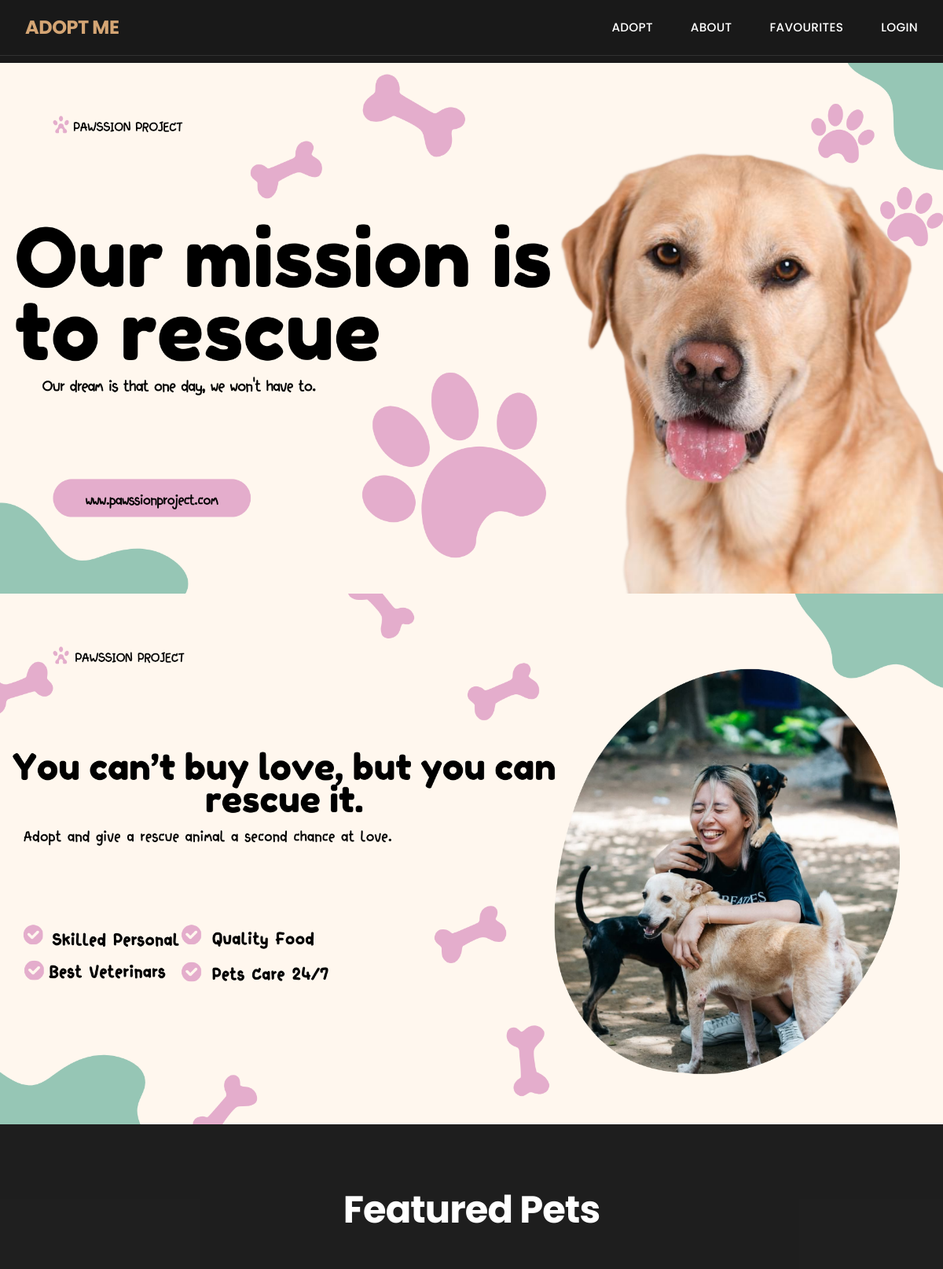
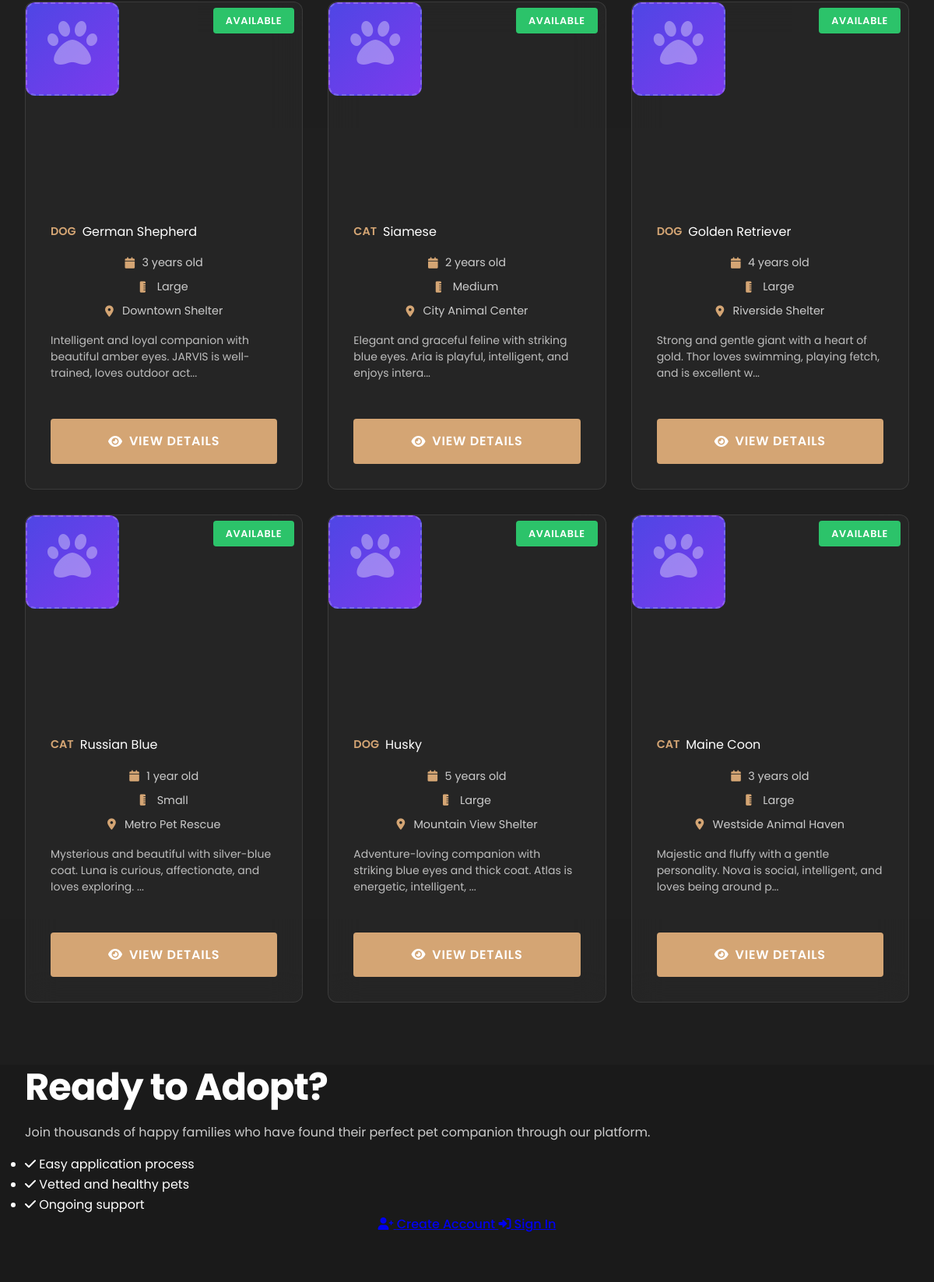
The page / (upper part) on the database its author committed (2 pictures, top to bottom).
### tables this page shows
CREATE TABLE pets (
            id INTEGER PRIMARY KEY AUTOINCREMENT,
            name TEXT NOT NULL,
            species TEXT NOT NULL,
            breed TEXT NOT NULL,
            age INTEGER NOT NULL,
            gender TEXT NOT NULL,
            size TEXT NOT NULL,
            description TEXT,
            special_needs TEXT,
            vaccination_status TEXT,
            photo_filename TEXT,
            location TEXT,
            status TEXT DEFAULT 'available',
            created_at TIMESTAMP DEFAULT CURRENT_TIMESTAMP
        );

### app.py (the view)
@app.route('/')
def index():
    conn = get_db_connection()
    featured_pets = conn.execute('''
        SELECT * FROM pets WHERE status = 'available'
        ORDER BY created_at DESC LIMIT 6
    ''').fetchall()
    conn.close()
    return render_template('index.html', pets=featured_pets)

### app.py (called while the page is built)
def get_db_connection():
    conn = sqlite3.connect('pet_adoption.db')
    conn.row_factory = sqlite3.Row
    return conn

### templates/index.html (shortened to what this page needs)
{% extends "base.html" %}
{% block content %}
<section class="mission-images-section">
    <img src="{{ url_for('static', filename='images/1.png') }}" alt="Mission Dog" class="mission-img">
    <img src="{{ url_for('static', filename='images/2.png') }}" alt="Mission Rescue" class="mission-img">
</section>
{% if pets %}
<section class="featured-pets-section">
    <div class="container">
        <h2 class="featured-pets-title" data-aos="fade-up">Featured Pets</h2>
        <div class="featured-pets-grid">
            {% for pet in pets %}
            <div class="modern-pet-card" data-aos="fade-up" data-aos-delay="{{ loop.index * 100 }}">
                <div class="pet-card-image">
                    {% if pet.photo_filename %}
                    <img src="{{ url_for('static', filename='images/' + pet.photo_filename) }}" class="pet-image"
                        alt="{{ pet.name }}">
                    {% else %}
                    <div class="pet-image-placeholder">
                        <i class="fas fa-paw"></i>
                    </div>
                    {% endif %}
                    <div class="pet-status-badge">
                        <span class="status-available">Available</span>
                    </div>
                </div>
                <div class="pet-card-content">
                    <div class="pet-info-header">
                        <span class="pet-species">{{ pet.species | title }}</span>
                        <span class="pet-breed">{{ pet.breed }}</span>
                    </div>
                    <div class="pet-details">
                        <div class="pet-detail">
                            <i class="fas fa-calendar"></i>
                            <span>{{ pet.age }} {% if pet.age == 1 %}year{% else %}years{% endif %} old</span>
                        </div>
                        <div class="pet-detail">
                            <i class="fas fa-ruler-vertical"></i>
                            <span>{{ pet.size | title }}</span>
                        </div>
                        <div class="pet-detail">
                            <i class="fas fa-map-marker-alt"></i>
                            <span>{{ pet.location }}</span>
                        </div>
                    </div>
                    <p class="pet-description">
                        {{ pet.description[:100] }}{% if pet.description|length > 100 %}...{% endif %}
                    </p>
                    <a href="{{ url_for('pet_detail', pet_id=pet.id) }}" class="pet-card-btn">
                        <i class="fas fa-eye"></i>
                        <span>View Details</span>
                    </a>
                </div>
            </div>
            {% endfor %}
        </div>
    </div>
</section>
{% endif %}
<div class="bg-gray-800 py-20">
    <div class="container mx-auto px-4">
        <div class="grid grid-cols-1 md:grid-cols-2 gap-12 items-center">
            <div data-aos="fade-right">
                <h2 class="text-3xl font-bold mb-6">Ready to Adopt?</h2>
                <p class="text-xl text-gray-300 mb-8">Join thousands of happy families who have found their perfect pet
                    companion through our platform.</p>
                <ul class="list-unstyled space-y-3">
                    <li class="flex items-center" data-aos="fade-right" data-aos-delay="100">
                        <i class="fas fa-check text-green-500 mr-3"></i>
                        <span>Easy application process</span>
                    </li>
                    <li class="flex items-center" data-aos="fade-right" data-aos-delay="200">
                        <i class="fas fa-check text-green-500 mr-3"></i>
                        <span>Vetted and healthy pets</span>
                    </li>
                    <li class="flex items-center" data-aos="fade-right" data-aos-delay="300">
                        <i class="fas fa-check text-green-500 mr-3"></i>
                        <span>Ongoing support</span>
                    </li>
                </ul>
            </div>
            <div class="text-center" data-aos="fade-left">
                {% if not session.user_id %}
                <a href="{{ url_for('register') }}"
                    class="btn btn-success bg-green-600 hover:bg-green-700 text-white px-8 py-3 rounded font-medium transition-colors duration-300 inline-flex items-center mr-4 mb-4">
                    <i class="fas fa-user-plus mr-2"></i> Create Account
                </a>
                <a href="{{ url_for('login') }}"
                    class="btn btn-outline-primary border border-primary text-primary hover:bg-primary hover:text-white px-8 py-3 rounded font-medium transition-colors duration-300 inline-flex items-center">
                    <i class="fas fa-sign-in-alt mr-2"></i> Sign In
                </a>
                {% else %}
                <a href="{{ url_for('pets') }}"
                    class="btn btn-success bg-green-600 hover:bg-green-700 text-white px-8 py-3 rounded font-medium transition-colors duration-300 inline-flex items-center">
                    <i class="fas fa-search mr-2"></i> Start Browsing
                </a>
                {% endif %}
            </div>
        </div>
    </div>
</div>
{% endblock %}

### static/css/style.css (style rules this page uses)
.pet-details { color: var(--text-light); }
.pet-image-placeholder { height: 250px; background-color: var(--light-color); border-radius: 0.375rem 0.375rem 0 0; }
.pet-status-badge { position: absolute; top: 10px; right: 10px; z-index: 10; }
.btn { font-weight: 500; transition: all 0.3s ease; }
.pet-image-placeholder { width: 100%; height: 100%; background: linear-gradient(135deg, #4f46e5, #7c3aed); display: flex; align-items: center; justify-content: center; color: rgba(255, 255, 255, 0.7); font-size: 2rem; }
.pet-description { color: rgba(255, 255, 255, 0.7); font-size: 0.875rem; line-height: 1.5; margin-top: 1rem; }
.pet-details { display: flex; align-items: center; gap: 0.5rem; font-size: 0.875rem; }
.pet-image-placeholder { width: 120px; height: 120px; background: linear-gradient(135deg, #4f46e5, #7c3aed); border-radius: 12px; display: flex; align-items: center; justify-content: center; color: rgba(255, 255, 255, 0.7); font-size: 2.5rem; }
.pet-details { flex: 1; display: flex; flex-direction: column; justify-content: center; }

### rows shown on the page
pets: species "DOG", breed "German Shepherd", age "3", shows "years", size "Large", location "Downtown Shelter", description "Intelligent and loyal companion with beautiful amber eyes. JARVIS is well-trained, loves outdoor act"
pets: species "CAT", breed "Siamese", age "2", shows "years", size "Medium", location "City Animal Center", description "Elegant and graceful feline with striking blue eyes. Aria is playful, intelligent, and enjoys intera"
pets: species "DOG", breed "Golden Retriever", age "4", shows "years", size "Large", location "Riverside Shelter", description "Strong and gentle giant with a heart of gold. Thor loves swimming, playing fetch, and is excellent w"
pets: species "CAT", breed "Russian Blue", age "1", shows "year", size "Small", location "Metro Pet Rescue", description "Mysterious and beautiful with silver-blue coat. Luna is curious, affectionate, and loves exploring."
pets: species "DOG", breed "Husky", age "5", shows "years", size "Large", location "Mountain View Shelter", description "Adventure-loving companion with striking blue eyes and thick coat. Atlas is energetic, intelligent,"
pets: species "CAT", breed "Maine Coon", age "3", shows "years", size "Large", location "Westside Animal Haven", description "Majestic and fluffy with a gentle personality. Nova is social, intelligent, and loves being around p"
